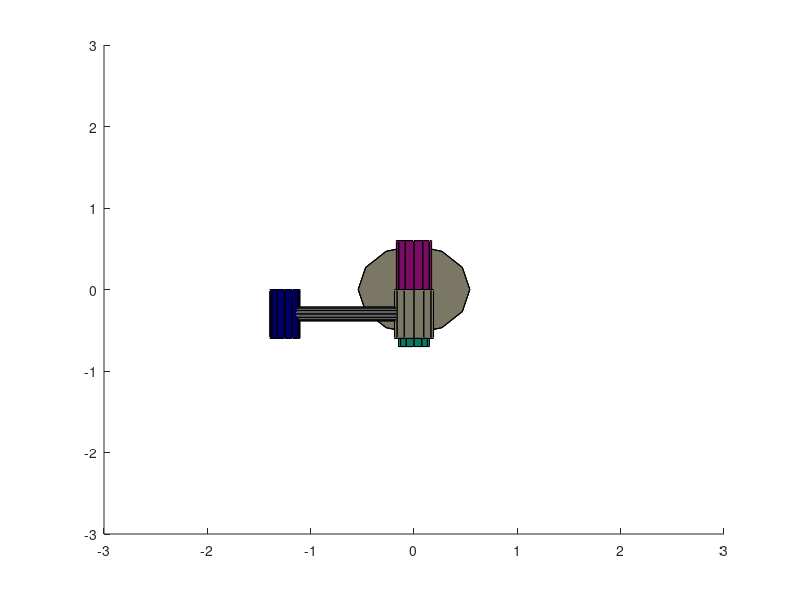

The MATLAB source for this figure:
% ELEC404 Introduction to Robotics 
% Simulation Project
% By: Jiang Dongyang, Zeng Tao;
% Part 1
% Draw 3D model of the Robot arm 

%%

clc, clear all

% declares Sol as global to be seen inside functions
% in particular inside RobotProjectKinFunc
global Sol;

% clear figures and set the size of the 3D graphical space
clf;
axis([-3,3,-3,3,0,3]);

%Builds the Robot
%Part 1
r1=0.54;h1=0.53;
vert_link1=...
[  r1*cos(  0/180*pi), r1*sin(  0/180*pi),   0;
   r1*cos( 30/180*pi), r1*sin( 30/180*pi),   0;
   r1*cos( 60/180*pi), r1*sin( 60/180*pi),   0;
   r1*cos( 90/180*pi), r1*sin( 90/180*pi),   0;
   r1*cos(120/180*pi), r1*sin(120/180*pi),   0;
   r1*cos(150/180*pi), r1*sin(150/180*pi),   0;
   r1*cos(180/180*pi), r1*sin(180/180*pi),   0;
   r1*cos(210/180*pi), r1*sin(210/180*pi),   0;
   r1*cos(240/180*pi), r1*sin(240/180*pi),   0;
   r1*cos(270/180*pi), r1*sin(270/180*pi),   0;
   r1*cos(300/180*pi), r1*sin(300/180*pi),   0;
   r1*cos(330/180*pi), r1*sin(330/180*pi),   0;
   r1*cos(  0/180*pi), r1*sin(  0/180*pi),  h1;
   r1*cos( 30/180*pi), r1*sin( 30/180*pi),  h1;
   r1*cos( 60/180*pi), r1*sin( 60/180*pi),  h1;
   r1*cos( 90/180*pi), r1*sin( 90/180*pi),  h1;
   r1*cos(120/180*pi), r1*sin(120/180*pi),  h1;
   r1*cos(150/180*pi), r1*sin(150/180*pi),  h1;
   r1*cos(180/180*pi), r1*sin(180/180*pi),  h1;
   r1*cos(210/180*pi), r1*sin(210/180*pi),  h1;
   r1*cos(240/180*pi), r1*sin(240/180*pi),  h1;
   r1*cos(270/180*pi), r1*sin(270/180*pi),  h1;
   r1*cos(300/180*pi), r1*sin(300/180*pi),  h1;
   r1*cos(330/180*pi), r1*sin(330/180*pi),  h1];

face_links1=...
[1, 2, 3, 4, 5, 6, 7, 8, 9,10,11,12;    
13,14,15,16,17,18,19,20,21,22,23,24;    
 1, 2,14,13,13,13,13,13,13,13,13,13;    
 2, 3,15,14,14,14,14,14,14,14,14,14;    
 3, 4,16,15,15,15,15,15,15,15,15,15;    
 4, 5,17,16,16,16,16,16,16,16,16,16;    
 5, 6,18,17,17,17,17,17,17,17,17,17;    
 6, 7,19,18,18,18,18,18,18,18,18,18;    
 7, 8,20,19,19,19,19,19,19,19,19,19;    
 8, 9,21,20,20,20,20,20,20,20,20,20;    
 9,10,22,21,21,21,21,21,21,21,21,21;    
10,11,23,22,22,22,22,22,22,22,22,22;    
11,12,24,23,23,23,23,23,23,23,23,23;    
12, 1,13,24,24,24,24,24,24,24,24,24];

vert_link_1=vert_link1;

%Part 2
r2=0.17;h2=1.2;l2=0.53+0.17;
vert_link2=...
[  r2*cos(  0/180*pi), -h2/2,r2*sin(  0/180*pi);
   r2*cos( 30/180*pi), -h2/2,r2*sin( 30/180*pi);
   r2*cos( 60/180*pi), -h2/2,r2*sin( 60/180*pi);
   r2*cos( 90/180*pi), -h2/2,r2*sin( 90/180*pi);
   r2*cos(120/180*pi), -h2/2,r2*sin(120/180*pi);
   r2*cos(150/180*pi), -h2/2,r2*sin(150/180*pi);
   r2*cos(180/180*pi), -h2/2,r2*sin(180/180*pi);
   r2*cos(210/180*pi), -h2/2,r2*sin(210/180*pi);
   r2*cos(240/180*pi), -h2/2,r2*sin(240/180*pi);
   r2*cos(270/180*pi), -h2/2,r2*sin(270/180*pi);
   r2*cos(300/180*pi), -h2/2,r2*sin(300/180*pi);
   r2*cos(330/180*pi), -h2/2,r2*sin(330/180*pi);
   r2*cos(  0/180*pi), h2/2,r2*sin(  0/180*pi);
   r2*cos( 30/180*pi), h2/2,r2*sin( 30/180*pi);
   r2*cos( 60/180*pi), h2/2,r2*sin( 60/180*pi);
   r2*cos( 90/180*pi), h2/2,r2*sin( 90/180*pi);
   r2*cos(120/180*pi), h2/2,r2*sin(120/180*pi);
   r2*cos(150/180*pi), h2/2,r2*sin(150/180*pi);
   r2*cos(180/180*pi), h2/2,r2*sin(180/180*pi);
   r2*cos(210/180*pi), h2/2,r2*sin(210/180*pi);
   r2*cos(240/180*pi), h2/2,r2*sin(240/180*pi);
   r2*cos(270/180*pi), h2/2,r2*sin(270/180*pi);
   r2*cos(300/180*pi), h2/2,r2*sin(300/180*pi);
   r2*cos(330/180*pi), h2/2,r2*sin(330/180*pi)];

face_links2=...
[1, 2, 3, 4, 5, 6, 7, 8, 9,10,11,12;    
13,14,15,16,17,18,19,20,21,22,23,24;    
 1, 2,14,13,13,13,13,13,13,13,13,13;    
 2, 3,15,14,14,14,14,14,14,14,14,14;    
 3, 4,16,15,15,15,15,15,15,15,15,15;    
 4, 5,17,16,16,16,16,16,16,16,16,16;    
 5, 6,18,17,17,17,17,17,17,17,17,17;    
 6, 7,19,18,18,18,18,18,18,18,18,18;    
 7, 8,20,19,19,19,19,19,19,19,19,19;    
 8, 9,21,20,20,20,20,20,20,20,20,20;    
 9,10,22,21,21,21,21,21,21,21,21,21;    
10,11,23,22,22,22,22,22,22,22,22,22;    
11,12,24,23,23,23,23,23,23,23,23,23;    
12, 1,13,24,24,24,24,24,24,24,24,24];

%Part 3
r3=0.15;h3=0.1;l3=2.07-0.39-0.51;
vert_link3=...
[  l3+r3*cos(  0/180*pi), r3*sin(  0/180*pi),   0;
   l3+r3*cos( 30/180*pi), r3*sin( 30/180*pi),   0;
   l3+r3*cos( 60/180*pi), r3*sin( 60/180*pi),   0;
   l3+r3*cos( 90/180*pi), r3*sin( 90/180*pi),   0;
   r3*cos( 90/180*pi),    r3*sin( 90/180*pi),   0;
   r3*cos(120/180*pi),    r3*sin(120/180*pi),   0;
   r3*cos(150/180*pi),    r3*sin(150/180*pi),   0;
   r3*cos(180/180*pi),    r3*sin(180/180*pi),   0;
   r3*cos(210/180*pi),    r3*sin(210/180*pi),   0;
   r3*cos(240/180*pi),    r3*sin(240/180*pi),   0;
   r3*cos(270/180*pi),    r3*sin(270/180*pi),   0;
   l3+r3*cos(270/180*pi), r3*sin(270/180*pi),   0;
   l3+r3*cos(300/180*pi), r3*sin(300/180*pi),   0;
   l3+r3*cos(330/180*pi), r3*sin(330/180*pi),   0;
   l3+r3*cos(  0/180*pi), r3*sin(  0/180*pi),  h3;
   l3+r3*cos( 30/180*pi), r3*sin( 30/180*pi),  h3;
   l3+r3*cos( 60/180*pi), r3*sin( 60/180*pi),  h3;
   l3+r3*cos( 90/180*pi), r3*sin( 90/180*pi),  h3;
   r3*cos( 90/180*pi),    r3*sin( 90/180*pi),  h3;
   r3*cos(120/180*pi),    r3*sin(120/180*pi),  h3;
   r3*cos(150/180*pi),    r3*sin(150/180*pi),  h3;
   r3*cos(180/180*pi),    r3*sin(180/180*pi),  h3;
   r3*cos(210/180*pi),    r3*sin(210/180*pi),  h3;
   r3*cos(240/180*pi),    r3*sin(240/180*pi),  h3;
   r3*cos(270/180*pi),    r3*sin(270/180*pi),  h3;
   l3+r3*cos(270/180*pi), r3*sin(270/180*pi),  h3;
   l3+r3*cos(300/180*pi), r3*sin(300/180*pi),  h3;
   l3+r3*cos(330/180*pi), r3*sin(330/180*pi),  h3];

face_links3=...
[1, 2, 3, 4, 5, 6, 7, 8, 9,10,11,12,13,14;    
15,16,17,18,19,20,21,22,23,24,25,26,27,28;
 1, 2,16,15,15,15,15,15,15,15,15,15,15,15;    
 2, 3,17,16,16,16,16,16,16,16,16,16,16,16;    
 3, 4,18,17,17,17,17,17,17,17,17,17,17,17;    
 4, 5,19,18,18,18,18,18,18,18,18,18,18,18;    
 5, 6,20,19,19,19,19,19,19,19,19,19,19,19;    
 6, 7,21,20,20,20,20,20,20,20,20,20,20,20;    
 7, 8,22,21,21,21,21,21,21,21,21,21,21,21;    
 8, 9,23,22,22,22,22,22,22,22,22,22,22,22;    
 9,10,24,23,23,23,23,23,23,23,23,23,23,23;    
10,11,25,24,24,24,24,24,24,24,24,24,24,24;    
11,12,26,25,25,25,25,25,25,25,25,25,25,25;    
12,13,27,26,26,26,26,26,26,26,26,26,26,26;    
13,14,28,27,27,27,27,27,27,27,27,27,27,27;    
14, 1,15,28,28,28,28,28,28,28,28,28,28,28];

%Part 4
r4=0.189;h4=0.6;l4=h4;
vert_link4=...
[  r4*cos(  0/180*pi), r4*sin(  0/180*pi),0;
   r4*cos( 30/180*pi), r4*sin( 30/180*pi),0;
   r4*cos( 60/180*pi), r4*sin( 60/180*pi),0;
   r4*cos( 90/180*pi), r4*sin( 90/180*pi),0;
   r4*cos(120/180*pi), r4*sin(120/180*pi),0;
   r4*cos(150/180*pi), r4*sin(150/180*pi),0;
   r4*cos(180/180*pi), r4*sin(180/180*pi),0;
   r4*cos(210/180*pi), r4*sin(210/180*pi),0;
   r4*cos(240/180*pi), r4*sin(240/180*pi),0;
   r4*cos(270/180*pi), r4*sin(270/180*pi),0;
   r4*cos(300/180*pi), r4*sin(300/180*pi),0;
   r4*cos(330/180*pi), r4*sin(330/180*pi),0;
   r4*cos(  0/180*pi), r4*sin(  0/180*pi),h4;
   r4*cos( 30/180*pi), r4*sin( 30/180*pi),h4;
   r4*cos( 60/180*pi), r4*sin( 60/180*pi),h4;
   r4*cos( 90/180*pi), r4*sin( 90/180*pi),h4;
   r4*cos(120/180*pi), r4*sin(120/180*pi),h4;
   r4*cos(150/180*pi), r4*sin(150/180*pi),h4;
   r4*cos(180/180*pi), r4*sin(180/180*pi),h4;
   r4*cos(210/180*pi), r4*sin(210/180*pi),h4;
   r4*cos(240/180*pi), r4*sin(240/180*pi),h4;
   r4*cos(270/180*pi), r4*sin(270/180*pi),h4;
   r4*cos(300/180*pi), r4*sin(300/180*pi),h4;
   r4*cos(330/180*pi), r4*sin(330/180*pi),h4;];

face_links4=...
[1, 2, 3, 4, 5, 6, 7, 8, 9,10,11,12;    
13,14,15,16,17,18,19,20,21,22,23,24;    
 1, 2,14,13,13,13,13,13,13,13,13,13;    
 2, 3,15,14,14,14,14,14,14,14,14,14;    
 3, 4,16,15,15,15,15,15,15,15,15,15;    
 4, 5,17,16,16,16,16,16,16,16,16,16;    
 5, 6,18,17,17,17,17,17,17,17,17,17;    
 6, 7,19,18,18,18,18,18,18,18,18,18;    
 7, 8,20,19,19,19,19,19,19,19,19,19;    
 8, 9,21,20,20,20,20,20,20,20,20,20;    
 9,10,22,21,21,21,21,21,21,21,21,21;    
10,11,23,22,22,22,22,22,22,22,22,22;    
11,12,24,23,23,23,23,23,23,23,23,23;    
12, 1,13,24,24,24,24,24,24,24,24,24];

%Part 5
r5=0.085; h5=1.25;
vert_link5=...
[  r5*cos(  0/180*pi),r5*sin(  0/180*pi),0;
   r5*cos( 30/180*pi),r5*sin( 30/180*pi),0;
   r5*cos( 60/180*pi),r5*sin( 60/180*pi),0;
   r5*cos( 90/180*pi),r5*sin( 90/180*pi),0;
   r5*cos(120/180*pi),r5*sin(120/180*pi),0;
   r5*cos(150/180*pi),r5*sin(150/180*pi),0;
   r5*cos(180/180*pi),r5*sin(180/180*pi),0;
   r5*cos(210/180*pi),r5*sin(210/180*pi),0;
   r5*cos(240/180*pi),r5*sin(240/180*pi),0;
   r5*cos(270/180*pi),r5*sin(270/180*pi),0;
   r5*cos(300/180*pi),r5*sin(300/180*pi),0;
   r5*cos(330/180*pi),r5*sin(330/180*pi),0;
   r5*cos(  0/180*pi),r5*sin(  0/180*pi),h5;
   r5*cos( 30/180*pi),r5*sin( 30/180*pi),h5;
   r5*cos( 60/180*pi),r5*sin( 60/180*pi),h5;
   r5*cos( 90/180*pi),r5*sin( 90/180*pi),h5;
   r5*cos(120/180*pi),r5*sin(120/180*pi),h5;
   r5*cos(150/180*pi),r5*sin(150/180*pi),h5;
   r5*cos(180/180*pi),r5*sin(180/180*pi),h5;
   r5*cos(210/180*pi),r5*sin(210/180*pi),h5;
   r5*cos(240/180*pi),r5*sin(240/180*pi),h5;
   r5*cos(270/180*pi),r5*sin(270/180*pi),h5;
   r5*cos(300/180*pi),r5*sin(300/180*pi),h5;
   r5*cos(330/180*pi),r5*sin(330/180*pi),h5;];

face_links5=...
[1, 2, 3, 4, 5, 6, 7, 8, 9,10,11,12;    
13,14,15,16,17,18,19,20,21,22,23,24;    
 1, 2,14,13,13,13,13,13,13,13,13,13;    
 2, 3,15,14,14,14,14,14,14,14,14,14;    
 3, 4,16,15,15,15,15,15,15,15,15,15;    
 4, 5,17,16,16,16,16,16,16,16,16,16;    
 5, 6,18,17,17,17,17,17,17,17,17,17;    
 6, 7,19,18,18,18,18,18,18,18,18,18;    
 7, 8,20,19,19,19,19,19,19,19,19,19;    
 8, 9,21,20,20,20,20,20,20,20,20,20;    
 9,10,22,21,21,21,21,21,21,21,21,21;    
10,11,23,22,22,22,22,22,22,22,22,22;    
11,12,24,23,23,23,23,23,23,23,23,23;    
12, 1,13,24,24,24,24,24,24,24,24,24];

%Part 6
r6=0.145; h6=0.6;
vert_link6=...
[  r6*cos(  0/180*pi), -h6/2,r6*sin(  0/180*pi);
   r6*cos( 30/180*pi), -h6/2,r6*sin( 30/180*pi);
   r6*cos( 60/180*pi), -h6/2,r6*sin( 60/180*pi);
   r6*cos( 90/180*pi), -h6/2,r6*sin( 90/180*pi);
   r6*cos(120/180*pi), -h6/2,r6*sin(120/180*pi);
   r6*cos(150/180*pi), -h6/2,r6*sin(150/180*pi);
   r6*cos(180/180*pi), -h6/2,r6*sin(180/180*pi);
   r6*cos(210/180*pi), -h6/2,r6*sin(210/180*pi);
   r6*cos(240/180*pi), -h6/2,r6*sin(240/180*pi);
   r6*cos(270/180*pi), -h6/2,r6*sin(270/180*pi);
   r6*cos(300/180*pi), -h6/2,r6*sin(300/180*pi);
   r6*cos(330/180*pi), -h6/2,r6*sin(330/180*pi);
   r6*cos(  0/180*pi), h6/2,r6*sin(  0/180*pi);
   r6*cos( 30/180*pi), h6/2,r6*sin( 30/180*pi);
   r6*cos( 60/180*pi), h6/2,r6*sin( 60/180*pi);
   r6*cos( 90/180*pi), h6/2,r6*sin( 90/180*pi);
   r6*cos(120/180*pi), h6/2,r6*sin(120/180*pi);
   r6*cos(150/180*pi), h6/2,r6*sin(150/180*pi);
   r6*cos(180/180*pi), h6/2,r6*sin(180/180*pi);
   r6*cos(210/180*pi), h6/2,r6*sin(210/180*pi);
   r6*cos(240/180*pi), h6/2,r6*sin(240/180*pi);
   r6*cos(270/180*pi), h6/2,r6*sin(270/180*pi);
   r6*cos(300/180*pi), h6/2,r6*sin(300/180*pi);
   r6*cos(330/180*pi), h6/2,r6*sin(330/180*pi);];


face_links6=...
[1, 2, 3, 4, 5, 6, 7, 8, 9,10,11,12;    
13,14,15,16,17,18,19,20,21,22,23,24;    
 1, 2,14,13,13,13,13,13,13,13,13,13;    
 2, 3,15,14,14,14,14,14,14,14,14,14;    
 3, 4,16,15,15,15,15,15,15,15,15,15;    
 4, 5,17,16,16,16,16,16,16,16,16,16;    
 5, 6,18,17,17,17,17,17,17,17,17,17;    
 6, 7,19,18,18,18,18,18,18,18,18,18;    
 7, 8,20,19,19,19,19,19,19,19,19,19;    
 8, 9,21,20,20,20,20,20,20,20,20,20;    
 9,10,22,21,21,21,21,21,21,21,21,21;    
10,11,23,22,22,22,22,22,22,22,22,22;    
11,12,24,23,23,23,23,23,23,23,23,23;    
12, 1,13,24,24,24,24,24,24,24,24,24];

r7=0.092;h7=0.23;
vert_link7=...
[  r7*cos(  0/180*pi), r7*sin(  0/180*pi),   0;
   r7*cos( 30/180*pi), r7*sin( 30/180*pi),   0;
   r7*cos( 60/180*pi), r7*sin( 60/180*pi),   0;
   r7*cos( 90/180*pi), r7*sin( 90/180*pi),   0;
   r7*cos(120/180*pi), r7*sin(120/180*pi),   0;
   r7*cos(150/180*pi), r7*sin(150/180*pi),   0;
   r7*cos(180/180*pi), r7*sin(180/180*pi),   0;
   r7*cos(210/180*pi), r7*sin(210/180*pi),   0;
   r7*cos(240/180*pi), r7*sin(240/180*pi),   0;
   r7*cos(270/180*pi), r7*sin(270/180*pi),   0;
   r7*cos(300/180*pi), r7*sin(300/180*pi),   0;
   r7*cos(330/180*pi), r7*sin(330/180*pi),   0;
   r7*cos(  0/180*pi), r7*sin(  0/180*pi),  h7;
   r7*cos( 30/180*pi), r7*sin( 30/180*pi),  h7;
   r7*cos( 60/180*pi), r7*sin( 60/180*pi),  h7;
   r7*cos( 90/180*pi), r7*sin( 90/180*pi),  h7;
   r7*cos(120/180*pi), r7*sin(120/180*pi),  h7;
   r7*cos(150/180*pi), r7*sin(150/180*pi),  h7;
   r7*cos(180/180*pi), r7*sin(180/180*pi),  h7;
   r7*cos(210/180*pi), r7*sin(210/180*pi),  h7;
   r7*cos(240/180*pi), r7*sin(240/180*pi),  h7;
   r7*cos(270/180*pi), r7*sin(270/180*pi),  h7;
   r7*cos(300/180*pi), r7*sin(300/180*pi),  h7;
   r7*cos(330/180*pi), r7*sin(330/180*pi),  h7];

face_links7=...
[1, 2, 3, 4, 5, 6, 7, 8, 9,10,11,12;    
13,14,15,16,17,18,19,20,21,22,23,24;    
 1, 2,14,13,13,13,13,13,13,13,13,13;    
 2, 3,15,14,14,14,14,14,14,14,14,14;    
 3, 4,16,15,15,15,15,15,15,15,15,15;    
 4, 5,17,16,16,16,16,16,16,16,16,16;    
 5, 6,18,17,17,17,17,17,17,17,17,17;    
 6, 7,19,18,18,18,18,18,18,18,18,18;    
 7, 8,20,19,19,19,19,19,19,19,19,19;    
 8, 9,21,20,20,20,20,20,20,20,20,20;    
 9,10,22,21,21,21,21,21,21,21,21,21;    
10,11,23,22,22,22,22,22,22,22,22,22;    
11,12,24,23,23,23,23,23,23,23,23,23;    
12, 1,13,24,24,24,24,24,24,24,24,24];

% initializes
X=0;
Z=0;
Y=0;
t2=0;
t3=0;
t4=0;
t5=0;
t6=0;
t7=0


% moves the links to the new positions
aux_vert2=[vert_link2, ones(max(size(vert_link2)),1)];
T2=[cos(t2), -sin(t2), 0, 0;
     sin(t2),  cos(t2), 0  0;
        0   ,     0   , 1, l2;
        0   ,     0   , 0, 1];
aux_vert2 =(T2*aux_vert2')';
vert_link_2=aux_vert2(:,1:3);

aux_vert3=[vert_link3, ones(max(size(vert_link3)),1)];
T3=T2*[1,0,0,0;
       0,0,-1,0;
       0,1,0,0;
       0,0,0,1]*[0,-1,0,0;
                 1,0,0,0;
                 0,0,1,0;
                 0,0,0,1]*[cos(t3),-sin(t3),0,  0;
                           sin(t3),cos(t3), 0,  0;
                          0,        0,      1,  h2/2;
                          0,        0,      0,  1];
aux_vert3=(T3*aux_vert3')';
vert_link_3=aux_vert3(:,1:3);

aux_vert4=[vert_link4, ones(max(size(vert_link4)),1)];
T4=T3*[cos(t4),-sin(t4),0,  l3;
       sin(t4),cos(t4), 0, 0;
       0,        0,      1, -h4;
      0,        0,      0,  1];
aux_vert4=(T4*aux_vert4')';
vert_link_4=aux_vert4(:,1:3);

aux_vert5=[vert_link5, ones(max(size(vert_link5)),1)];
T5=T4*[1,0,0,0;
       0,0,1,0;
       0,-1,0,0;
       0,0,0,1]*[cos(t5),-sin(t5),0, 0;
                 sin(t5),cos(t5), 0, -h4/2;
                0,        0,      1, 0;
                0,        0,      0,  1];
aux_vert5=(T5*aux_vert5')';
vert_link_5=aux_vert5(:,1:3);

aux_vert6=[vert_link6, ones(max(size(vert_link6)),1)];
T6=T5*[cos(t6), -sin(t6), 0, 0;
     sin(t6),  cos(t6), 0  0;
        0   ,     0   , 1, h5;
        0   ,     0   , 0, 1];
aux_vert6 =(T6*aux_vert6')';
vert_link_6=aux_vert6(:,1:3);

aux_vert7=[vert_link7, ones(max(size(vert_link7)),1)];
T7=T6*[0,0,-1,0;
       0,1,0,0;
       1,0,0,0;
       0,0,0,1]*[cos(t7), -sin(t7), 0, 0;
                 sin(t7),  cos(t7), 0  0;
                    0   ,     0   , 1, r6;
                    0   ,     0   , 0, 1];
aux_vert7 =(T7*aux_vert7')';
vert_link_7=aux_vert7(:,1:3);

% deletes the previous position of the Robot in the picture


O1=patch('Vertices',vert_link_1,'Faces',face_links1,'faceColor',[122/255 120/255 100/255]);
O2=patch('Vertices',vert_link_2,'Faces',face_links2,'faceColor',[122/255  12/255 100/255]);
O3=patch('Vertices',vert_link_3,'Faces',face_links3,'faceColor',[ 12/255 120/255 100/255]);
O4=patch('Vertices',vert_link_4,'Faces',face_links4,'faceColor',[122/255 120/255 100/255]);
O5=patch('Vertices',vert_link_5,'Faces',face_links5,'faceColor',[99/255 99/255 99/255]);
O6=patch('Vertices',vert_link_6,'Faces',face_links6,'faceColor',[      0       0 100/255]);
O7=patch('Vertices',vert_link_7,'Faces',face_links7,'faceColor',[127/255 127/255 127/255]);